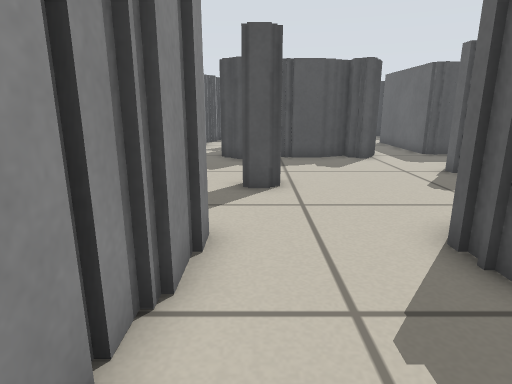
View 1 (above)

16 first-person views from a walk through a robot-simulator world made for Stage. The camera is 0.51 m above the floor, tilts 14° down and sees 75° across. The lines on the ground mark 1 m squares. The floor is counted in squares, 0.25 m on a side. Each view is taken from the middle of a square. On the plan, view 1 faces up. The plan holds only what a view shows up to about 18 squares ahead; the rest is blank. The place goes on beyond the plan. The robots in the file are not drawn.

View 2
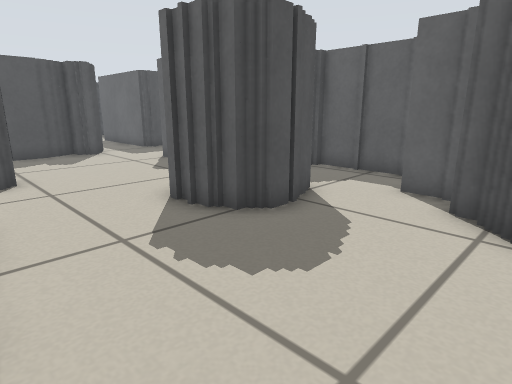

View 3
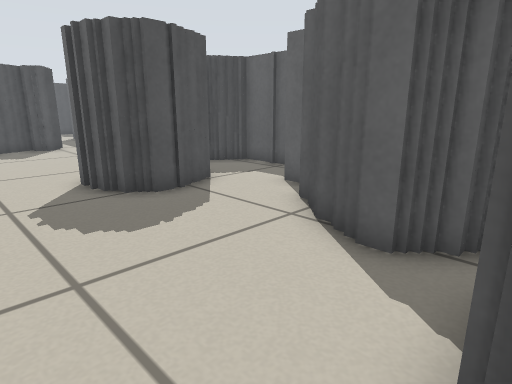

View 4
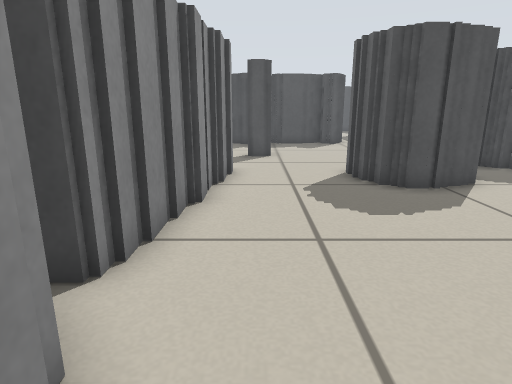

View 5
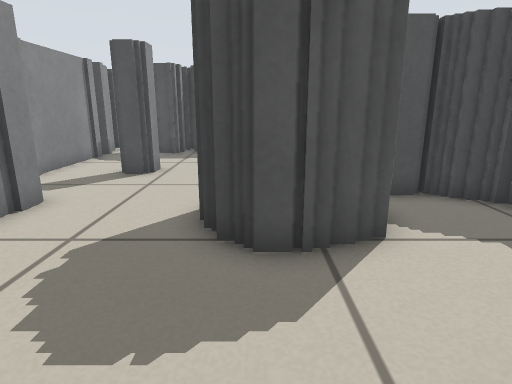

View 6
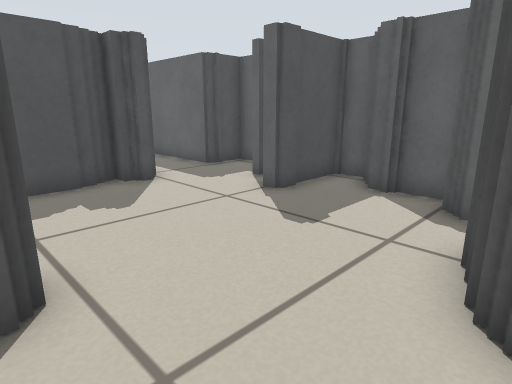

View 7
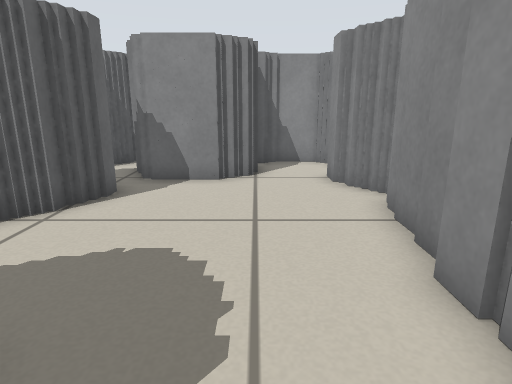

View 8
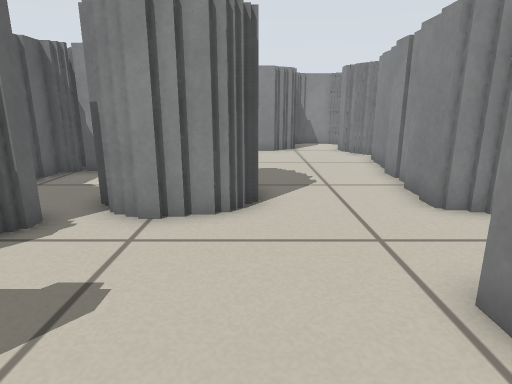

View 9
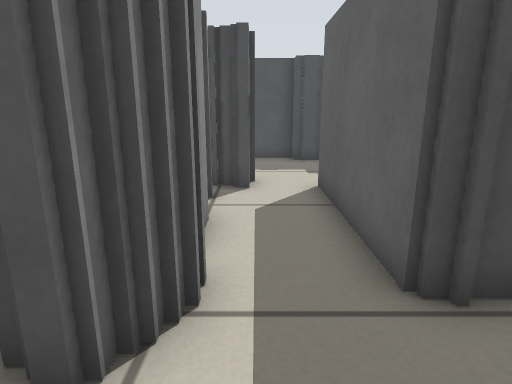

View 10
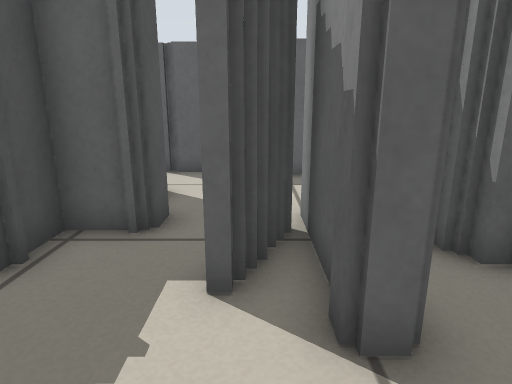

View 11
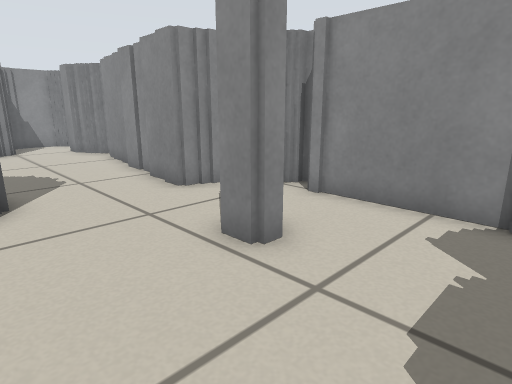

View 12
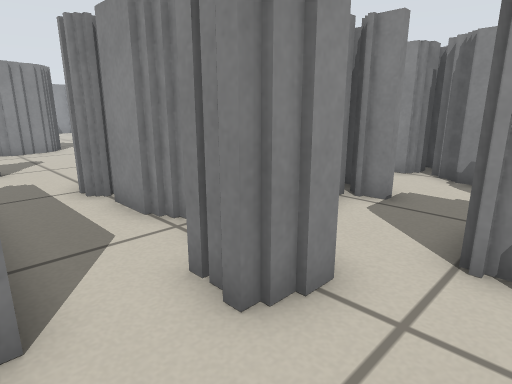

View 13
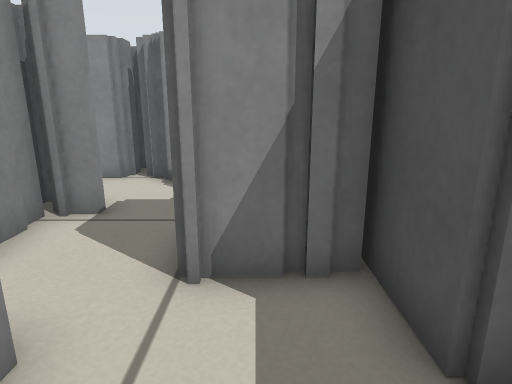

View 14
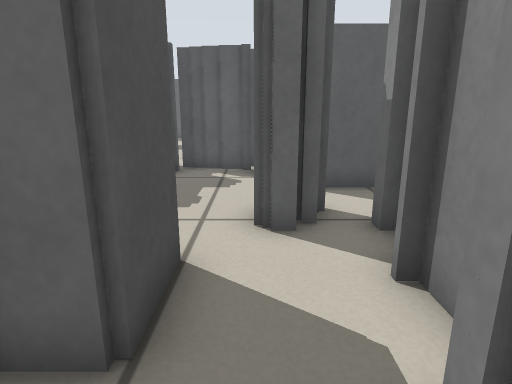

View 15
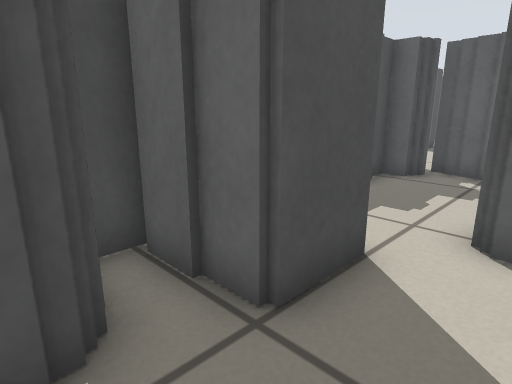

View 16
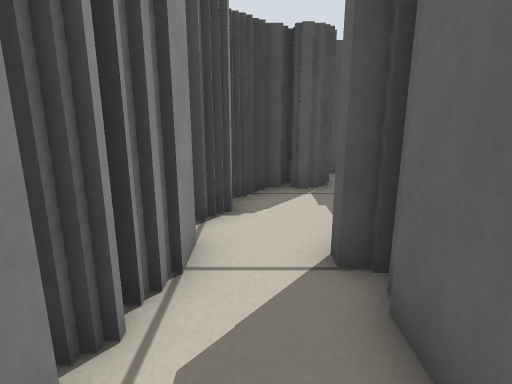

### Floor plan
Key: @ floor where view 1 was taken; # wall or solid block; . floor; T thing the floor can be seen under or through.
Columns run from 4 left of view 1 to 15 right of it. Each row starts with its distance up from view 1.
 26       #########
 25     # ## ...  ##
 24   ######.......#
 23  ## .###...... #
 22  #.......##.. ##
 21  #..##.. ##.#
 20 ##..######..#
 19 ##.##    #..#
 18 ##.##    #..#
 17 #..#     #..#
 16 ##.  #   #..#
 15  #.#######..###   .#
 14  #.#######...##   .#
 13  #.............
 12  #.........###
 11  #.........####
 10  #...........##
  9  #..#.......##
  8  #..........#
  7 ##.........TT
  6  ##.....##TTT#
  5   ##...## T..##
  4    #...##  ...#
  3    #...####.. #
  2    #.........##
  1   ##.......###
  0   # @.....####
 -1   #.......#
 -2   #......##
 -3   #......#
 -4   ##.....##
 -5    #.#####
 -6    ..#
 -7    ..#
 -8   ####

Where each view was taken, in squares from view 1:
view 1: 0 up, 0 right, facing up
view 2: 2 down, 1 left, facing up-right
view 3: 5 down, 0 right, facing up-right
view 4: 6 down, 0 right, facing up
view 5: 2 down, 4 right, facing up
view 6: 5 up, 0 right, facing up-right
view 7: 5 up, 1 right, facing down
view 8: 12 up, 3 right, facing down
view 9: 12 up, 6 right, facing up
view 10: 12 up, 4 right, facing right
view 11: 13 up, 4 right, facing down-left
view 12: 24 up, 8 right, facing down-left
view 13: 24 up, 7 right, facing left
view 14: 22 up, 1 left, facing right
view 15: 21 up, 1 left, facing up-right
view 16: 15 up, 2 left, facing up
